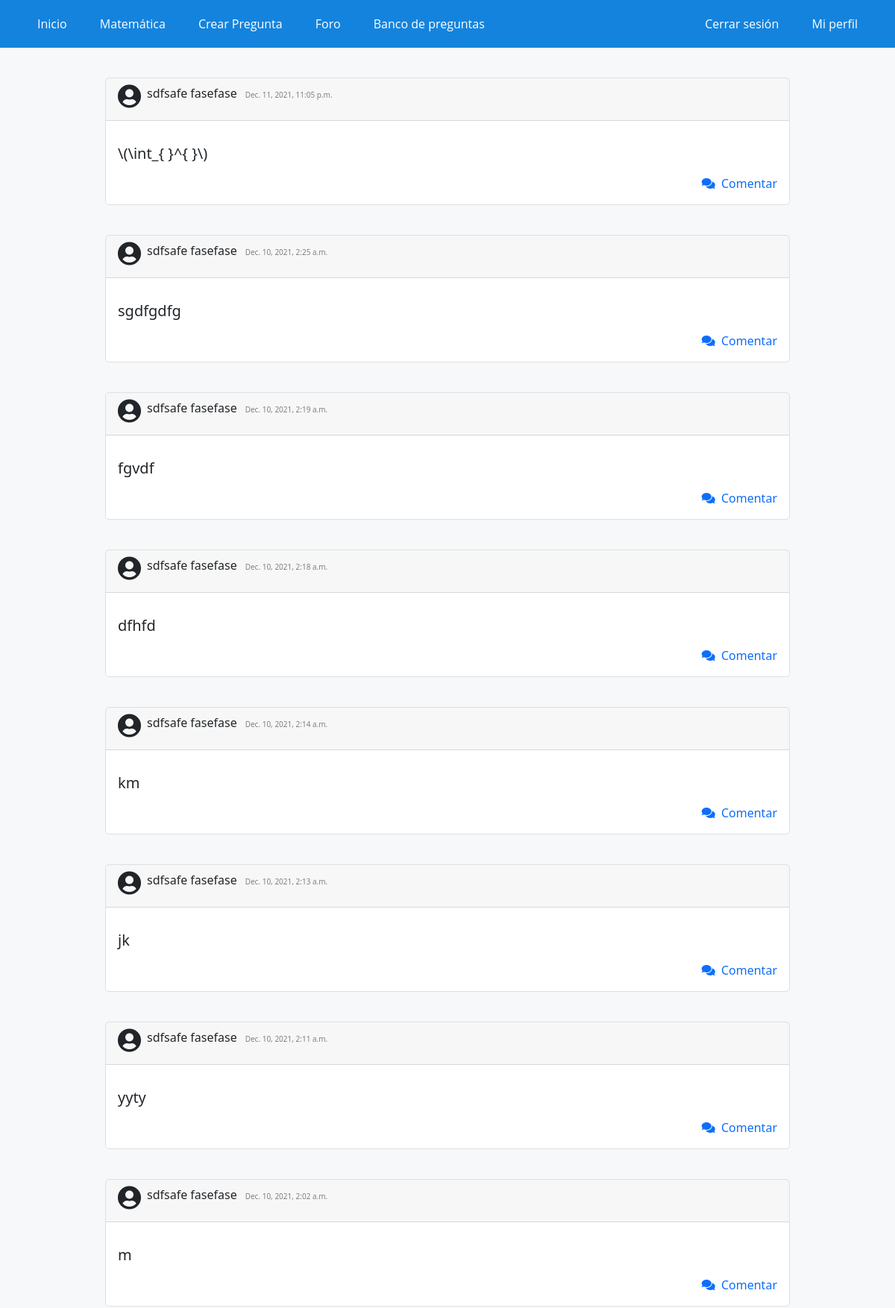
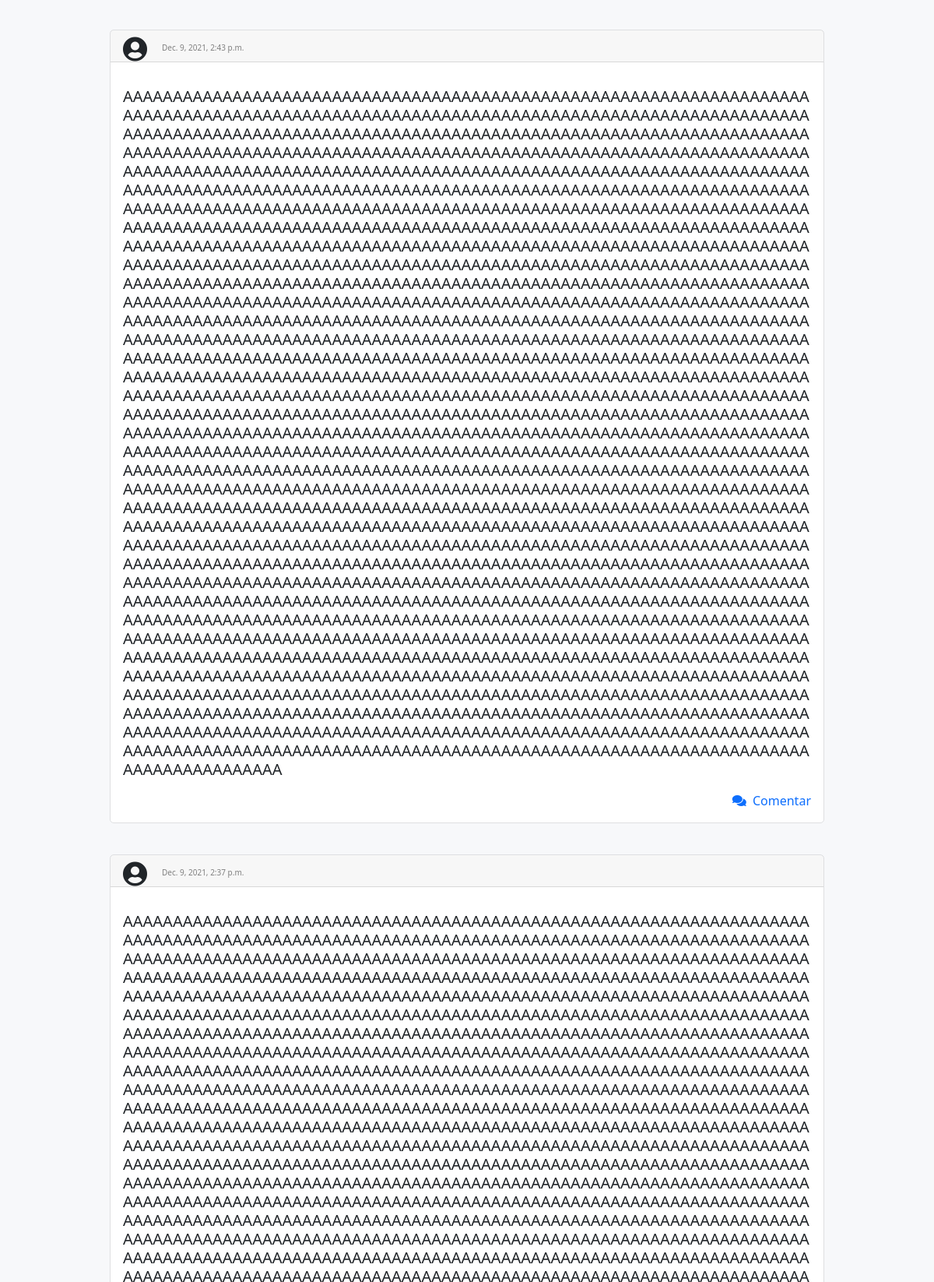
Page /foro/ (signed in, upper part) on the committed database (2 pictures, top to bottom).
### WebApp/models.py (models this page shows, shortened)
class PostForo(models.Model):
    usuario = models.ForeignKey(settings.AUTH_USER_MODEL, on_delete=models.CASCADE)
    sigla = models.CharField(max_length=7, choices=siglas)
    texto = models.TextField(max_length=2500)
    slug = models.SlugField(unique=True, blank=True,max_length=2500)
    tiempo = models.DateTimeField(auto_now_add=True)
    class Meta:
        ordering = ['-tiempo']

### WebApp/views.py (the view)
# urls.py: path('foro/', foro, name="foro1"),
def foro(request):
    post = PostForo.objects.all()
    contexto = {
        'post': post
    }
    return render(request, 'app/foro.html', contexto)

### WebApp/templates/app/foro.html (shortened to what this page needs)
{% extends 'app/base.html' %}
{% load static %}
{% block contenido %}
<div class="elContenedor">
    <p>
        {% for post in post %}
        <div class="preguntas mb-3 mx-auto" style="width: 85%;">
            <div class="card-header"><i style="float: left; " class="svg-inline--fa fas fa-user-circle fa-2x">&nbsp;</i>
                <p style="display: inline-block; ">{{post.usuario.first_name}}{{" "}}{{post.usuario.last_name}}</p> &nbsp;<h7 style="color: gray; font-size: 10px;">
                    {{post.tiempo}}</h7>
            </div>
            <div class="card-body">
                <p class="card-text">
                    <h5 style="word-wrap: break-word;">{{post.texto}}</h5>
                </p>
                <div>
                    <a style="text-decoration: none;" href="{% url 'foro2' post.pk %}">
                        <div style="text-align: right;"><i class="fas fa-comments "></i>&nbsp;&nbsp;Comentar</div>
                    </a>
                </div>
            </div>
        </div>
        {% endfor %}
    </p>
</div>
{% endblock %}

### WebApp/static/app/css/styles.css (style rules this page uses)
* { margin: 0; padding: 0; -webkit-box-sizing: border-box; -moz-box-sizing: border-box; box-sizing: border-box; }
body { background: rgb(247,248,250); }
.elContenedor { width: 90%; padding-top: 0px; margin:auto; }
.preguntas { background-color: rgb(255,255,255); border-radius: 5px ; margin-bottom: 40px; margin-top: 40px; border: 1px solid rgb(222,223,225); }

### rows in the picture
PostForo: usuario.first_name "sdfsafe", usuario.last_name "fasefase", tiempo "Dec. 11, 2021, 11:05 p.m.", texto "\\(\\int_{ }^{ }\\)"
PostForo: usuario.first_name "sdfsafe", usuario.last_name "fasefase", tiempo "Dec. 10, 2021, 2:25 a.m.", texto "sgdfgdfg"
PostForo: usuario.first_name "sdfsafe", usuario.last_name "fasefase", tiempo "Dec. 10, 2021, 2:19 a.m.", texto "fgvdf"
PostForo: usuario.first_name "sdfsafe", usuario.last_name "fasefase", tiempo "Dec. 10, 2021, 2:18 a.m.", texto "dfhfd"
PostForo: usuario.first_name "sdfsafe", usuario.last_name "fasefase", tiempo "Dec. 10, 2021, 2:14 a.m.", texto "km"
PostForo: usuario.first_name "sdfsafe", usuario.last_name "fasefase", tiempo "Dec. 10, 2021, 2:13 a.m.", texto "jk"
PostForo: usuario.first_name "sdfsafe", usuario.last_name "fasefase", tiempo "Dec. 10, 2021, 2:11 a.m.", texto "yyty"
PostForo: usuario.first_name "sdfsafe", usuario.last_name "fasefase", tiempo "Dec. 10, 2021, 2:02 a.m.", texto "m"
PostForo: tiempo "Dec. 9, 2021, 2:43 p.m.", texto "AAAAAAAAAAAAAAAAAAAAAAAAAAAAAAAAAAAAAAAAAAAAAAAAAAAAAAAAAAAAAAAAAAAAAAAAAAAAAAAAAAAAAAAAAAAAAAAAAAAAAAAAAAAAAAAAAAAAAAAAAAAAAAAAAAAAAAAAAAAAAAAAAAAAAAAAAAAAAAAAAAAAAAAAAAAAAAAAAAAAAAAAAAAAAAAAAAAAAAAAAAAAAAAAAAAAAAAAAAAAAAAAAAAAAAAAAAAAAAAAAAAAAAAAAAAAAAAAAAAAAAAAAAAAAAAAAAAAAAAAAAAAAAAAAAAAAAAAAAAAAAAAAAAAAAAAAAAAAAAAAAAAAAAAAAAAAAAAAAAAAAAAAAAAAAAAAAAAAAAAAAAAAAAAAAAAAAAAAAAAAAAAAAAAAAAAAAAAAAAAAAAAAAAAAAAAAAAAAAAAAAAAAAAAAAAAAAAAAAAAAAAAAAAAAAAAAAAAAAAAAAAAAAAAAAAAAAAAAAAAAAAAAAAAAAAAAAAAAAAAAAAAAAAAAAAAAAAAAAAAAAAAAAAAAAAAAAAAAAAAAAAAAAAAAAAAAAAAAAAAAAAAAAAAAAAAAAAAAAAAAAAAAAAAAAAAAAAAAAAAAAAAAAAAAAAAAAAAAAAAAAAAAAAAAAAAAAAAAAAAAAAAAAAAAAAAAAAAAAAAAAAAAAAAAAAAAAAAAAAAAAAAAAAAAAAAAAAAAAAA…"
PostForo: tiempo "Dec. 9, 2021, 2:37 p.m."
